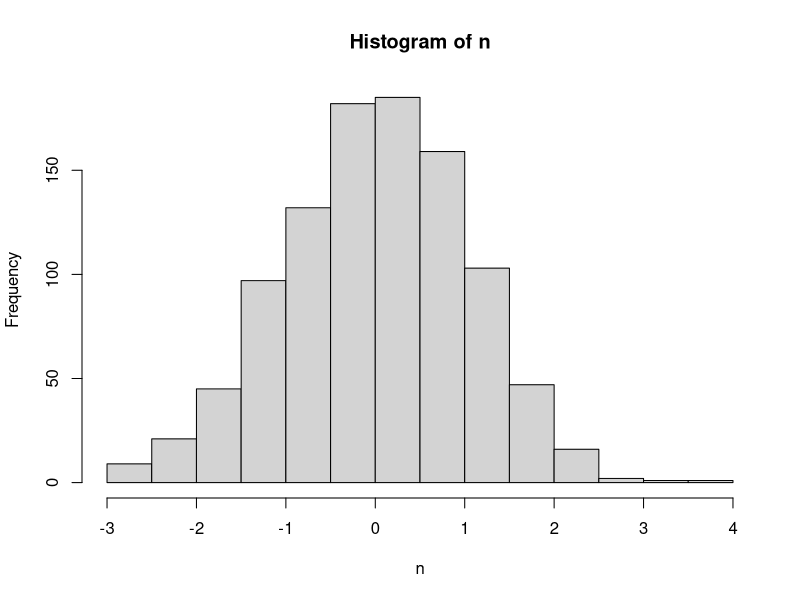
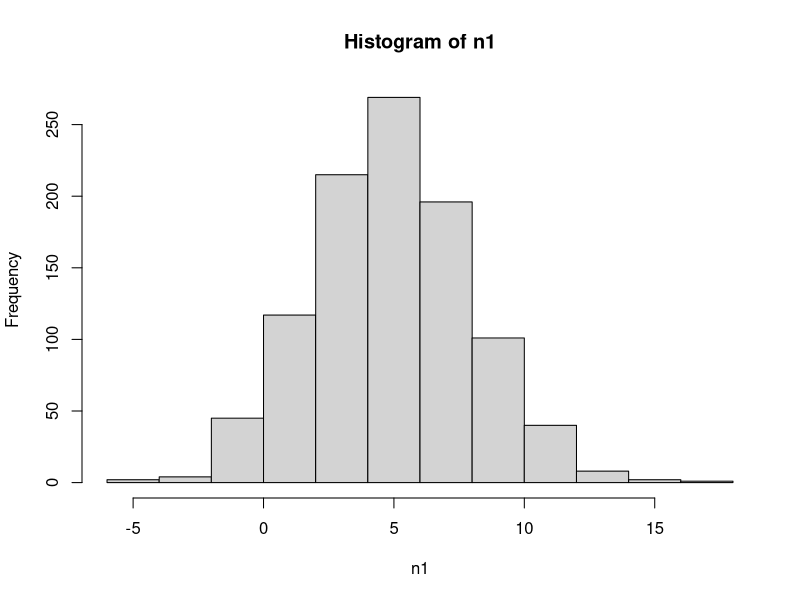

Here is the R script that generated these plots, in order:
install.packages("ggplot2")
install.packages("readxl")

#1

n<- rnorm(1000, 0, 1)
n1<- rnorm(1000,5,3)

hist(n)
hist(n1)



#2

n3<- rexp(500, 1/20)

#a)

mean(n3)
#20.26174 MAYOR AL VALOR ESPERADO

#B) 

quantile(n3)
